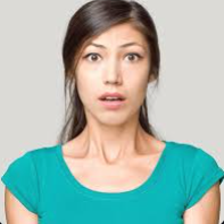
#> input picture UniQ2025/Dataset/Trained Images/Faces/1.png, 224 x 224 px, found by its file name
$ python combine_images.py
#> lines starting #> are read from the running program, lines starting #| are printed output that depends on the picture
from PIL import Image
import os

# Directories containing the images
facial_images_dir = r"C:\Users\wildw\OneDrive\Desktop\UniQuantumSense\Dataset\Faces"
non_facial_images_dir = r"C:\Users\wildw\OneDrive\Desktop\UniQuantumSense\Dataset\Non_Faces"

# List to hold all images
images = []

# List of specific facial images to load
facial_image_files = ["1.png", "7.png", "8.png", "12.png", "21.png", "26.png", "31.png", "41.png"]

# Load specified facial images (PNG)
for filename in facial_image_files:
    img_path = os.path.join(facial_images_dir, filename)
    if os.path.isfile(img_path):
        img = Image.open(img_path)
#> img is the input picture: PIL image 224x224 RGBA; mean R, G, B, A 163, 185, 176.5, 255
        images.append(img)
    else:
        print(f"Facial Image {filename} not found at {img_path}.")

# List of specific non-facial images to load
non_facial_image_files = ["146.jpg", "150.jpg", "154.jpg", "162.jpg", "170.jpg", "174.jpg", "199.jpg"]
#> non_facial_image_files = ['146.jpg', '150.jpg', '154.jpg', '162.jpg', '170.jpg', '174.jpg', '199.jpg']

# Load specified non-facial images (JPG)
for filename in non_facial_image_files:
    img_path = os.path.join(non_facial_images_dir, filename)
    if os.path.isfile(img_path):
        img = Image.open(img_path)
        images.append(img)
    else:
        print(f"Non-Facial Image {filename} not found at {img_path}.")
#| Non-Facial Image 146.jpg not found at C:\Users\wildw\OneDrive\Desktop\UniQuantumSense\Dataset\Non_Faces/146.jpg.

# Combine images horizontally
if images:
    total_width = sum(img.width for img in images)
    max_height = max(img.height for img in images)

    # Create new image with the total width and max height
    combined_image = Image.new('RGB', (total_width, max_height))
#> combined_image: PIL image 1344x224 RGB; every value is 0

    # Paste each image into the new image
    x_offset = 0
    for img in images:
        combined_image.paste(img, (x_offset, 0))
        x_offset += img.width
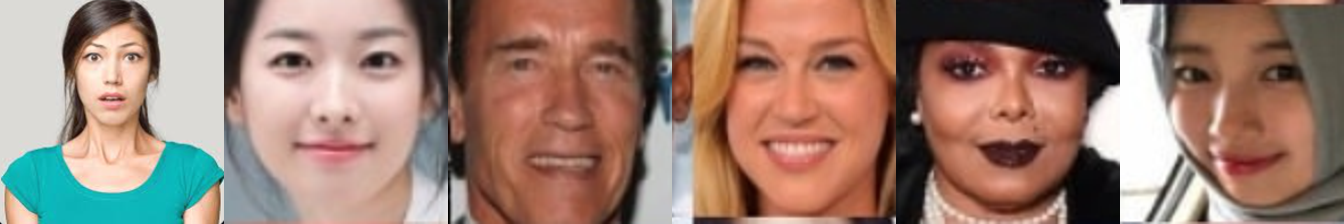
#> combined_image: PIL image 1344x224 RGB; mean R, G, B 154.6, 125.8, 112.7

    # Save the combined image to the specified output path
    output_image_path = r"C:\Users\wildw\OneDrive\Desktop\UniQuantumSense\Dataset\combined_image.png"
    combined_image.save(output_image_path)
    print(f"Combined image saved as {output_image_path}")
else:
    print("No images to combine.")
